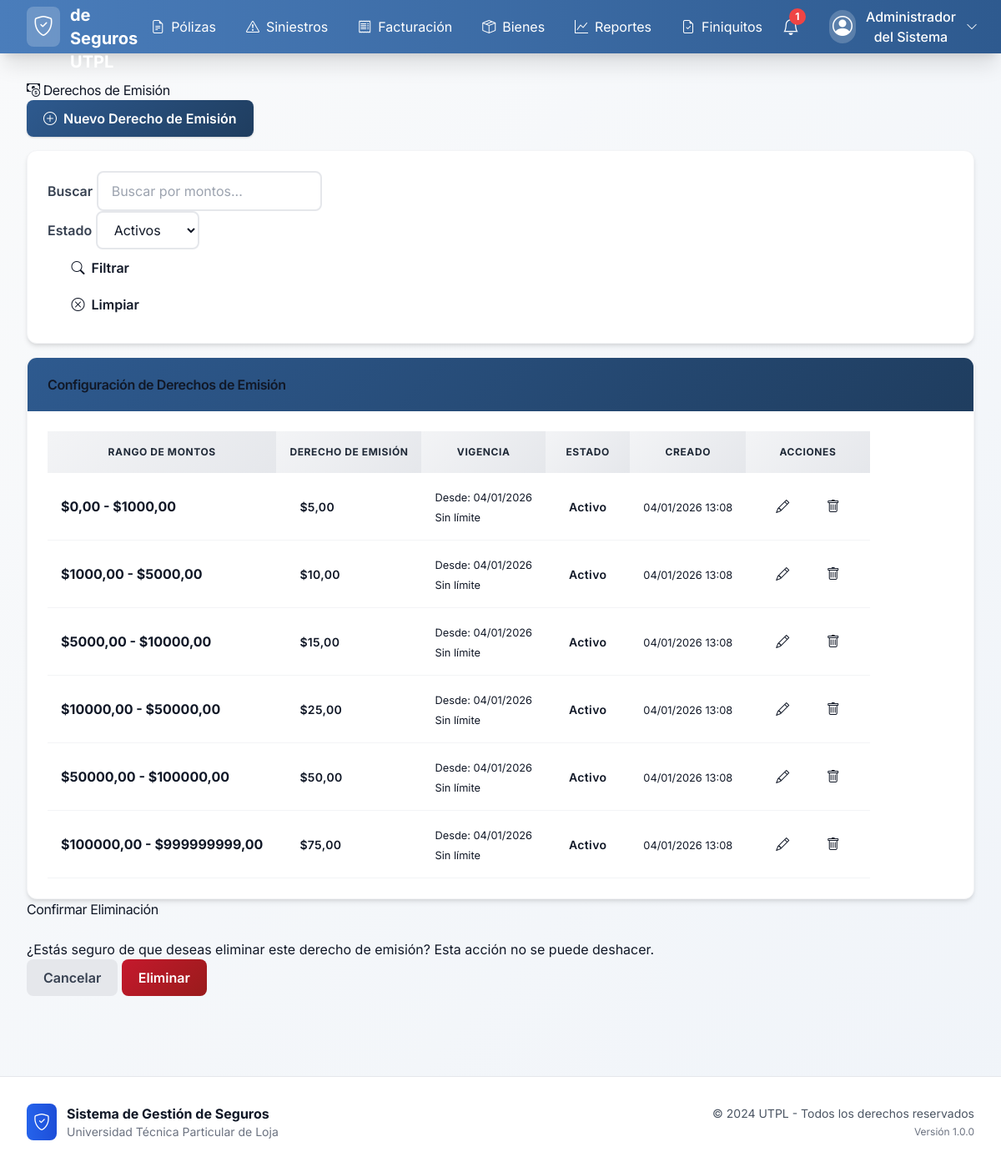
/companies/emission-rights/ (signed in), run on an earlier commit of the app's database.
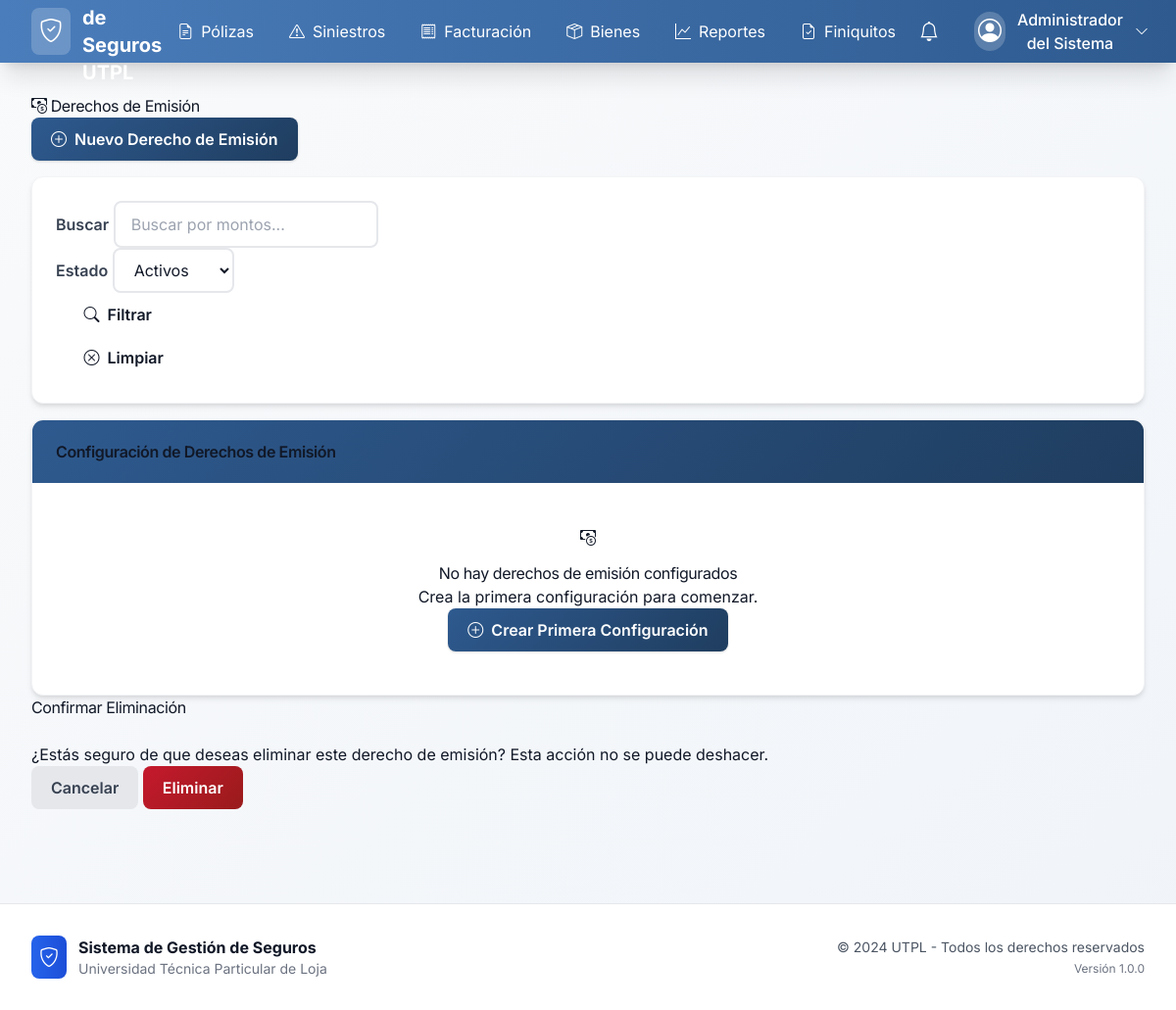
And on a later commit of the database.
### companies/models.py (models this page shows, shortened)
class EmissionRights(models.Model):
    min_amount = models.DecimalField(
        _('Monto mínimo'),
        max_digits=12,
        decimal_places=2,
        help_text=_('Monto mínimo del rango (incluyente)')
    )
    max_amount = models.DecimalField(
        _('Monto máximo'),
        max_digits=12,
        decimal_places=2,
        help_text=_('Monto máximo del rango (incluyente)')
    )
    emission_right = models.DecimalField(
        _('Derecho de emisión'),
        max_digits=10,
        decimal_places=2,
        help_text=_('Valor del derecho de emisión para este rango')
    )
    is_active = models.BooleanField(
        _('Activo'),
        default=True,
        help_text=_('Si está activo para cálculos')
    )
    valid_from = models.DateField(
        _('Válido desde'),
        default=timezone.now,
        help_text=_('Fecha desde la cual aplica esta configuración')
    )
    valid_until = models.DateField(
        _('Válido hasta'),
        null=True,
        blank=True,
        help_text=_('Fecha hasta la cual aplica (opcional)')
    )
    created_at = models.DateTimeField(_('Creado'), auto_now_add=True)
    updated_at = models.DateTimeField(_('Actualizado'), auto_now=True)
    created_by = models.ForeignKey(
        'accounts.UserProfile',
        on_delete=models.SET_NULL,
        null=True,
        verbose_name=_('Creado por'),
        related_name='emission_rights_created'
    )
    objects = EmissionRightsManager()
    class Meta:
        verbose_name = _('Derecho de Emisión')
        verbose_name_plural = _('Derechos de Emisión')
        ordering = ['min_amount', 'valid_from']
        constraints = [
            models.CheckConstraint(
                condition=models.Q(max_amount__gt=models.F('min_amount')),
                name='emission_rights_min_less_than_max'
            ),
            models.CheckConstraint(
                condition=models.Q(emission_right__gte=0),
                name='emission_rights_positive'
            )
        ]
    @property
    def is_currently_valid(self):
        today = timezone.now().date()
        return (self.valid_from <= today and
                (self.valid_until is None or self.valid_until >= today) and
                self.is_active)

### companies/views.py (the view)
# urls.py: path('emission-rights/', views.emission_rights_list, name='emission_rights_list'),
@login_required
def emission_rights_list(request):
    if not request.user.get_role_permissions().__contains__('insurance_companies_read'):
        messages.error(request, _('No tienes permisos para ver la configuración financiera.'))
        return redirect('accounts:dashboard')
    is_active = request.GET.get('is_active', 'true')
    search = request.GET.get('search', '')
    queryset = EmissionRights.objects.all()
    if is_active == 'true':
        queryset = queryset.filter(is_active=True)
    elif is_active == 'false':
        queryset = queryset.filter(is_active=False)
    if search:
        queryset = queryset.filter(
            Q(min_amount__icontains=search) |
            Q(max_amount__icontains=search) |
            Q(emission_right__icontains=search)
        )
    emission_rights = queryset.order_by('-valid_from', 'min_amount')
    context = {
        'emission_rights': emission_rights,
        'is_active_filter': is_active,
        'search': search,
        'title': _('Derechos de Emisión'),
    }
    return render(request, 'companies/emission_rights_list.html', context)

### accounts/context_processors.py (called while the page is built, shortened)
def user_permissions(request):
    if request.user.is_authenticated and isinstance(request.user, UserProfile):
        unread_notifications_count = request.user.notifications.filter(is_read=False).count()
        recent_notifications = request.user.notifications.filter(is_read=False)[:5]
        return {
            'user_permissions': request.user.get_role_permissions(),
            'user_role': request.user.role,
            'user_full_name': request.user.get_full_name(),
            'unread_notifications_count': unread_notifications_count,
            'recent_notifications': recent_notifications,
        }

### accounts/models.py (called while the page is built)
    def get_full_name(self):
        if self.full_name:
            return self.full_name
        return super().get_full_name() or self.username

### templates/companies/emission_rights_list.html (shortened to what the changed rows need)
{% extends 'base.html' %}
{% load static %}
{% block content %}
<div class="row">
    <div class="col-12">
        <div class="d-flex justify-content-between align-items-center mb-4">
            <h1>
                <i class="bi bi-cash-coin"></i> Derechos de Emisión
            </h1>
        </div>
    </div>
</div>
<div class="row">
    <div class="col-12">
        <div class="card">
            <div class="card-body">
                {% if emission_rights %}
                <div class="table-responsive">
                    <table class="table table-hover">
                        <thead class="table-light">
                            <tr>
                                <th>Rango de Montos</th>
                                <th>Derecho de Emisión</th>
                                <th>Vigencia</th>
                                <th>Estado</th>
                                <th>Creado</th>
                                <th>Acciones</th>
                            </tr>
                        </thead>
                        <tbody>
                            {% for emission_right in emission_rights %}
                            <tr>
                                <td>
                                    <strong>${{ emission_right.min_amount|floatformat:2 }} - ${{ emission_right.max_amount|floatformat:2 }}</strong>
                                </td>
                                <td>
                                    <span class="badge bg-info">${{ emission_right.emission_right|floatformat:2 }}</span>
                                </td>
                                <td>
                                    <small>
                                        Desde: {{ emission_right.valid_from|date:"d/m/Y" }}<br>
                                        {% if emission_right.valid_until %}
                                        Hasta: {{ emission_right.valid_until|date:"d/m/Y" }}
                                        {% else %}
                                        <span class="text-muted">Sin límite</span>
                                        {% endif %}
                                    </small>
                                </td>
                                <td>
                                    {% if emission_right.is_currently_valid %}
                                        <span class="badge bg-success">Activo</span>
                                    {% else %}
                                        <span class="badge bg-secondary">Inactivo</span>
                                    {% endif %}
                                </td>
                                <td>
                                    <small>{{ emission_right.created_at|date:"d/m/Y H:i" }}</small>
                                </td>
                                <td>
                                    {% if 'insurance_companies_write' in user_permissions %}
                                    <div class="btn-group btn-group-sm">
                                        <a href="{% url 'companies:emission_rights_edit' emission_right.pk %}"
                                           class="btn btn-outline-primary">
                                            <i class="bi bi-pencil"></i>
                                        </a>
                                        <button class="btn btn-outline-danger"
                                                onclick="confirmDelete('{% url 'companies:emission_rights_delete' emission_right.pk %}')">
                                            <i class="bi bi-trash"></i>
                                        </button>
                                    </div>
                                    {% endif %}
                                </td>
                            </tr>
                            {% endfor %}
                        </tbody>
                    </table>
                </div>
                {% else %}
                <div class="text-center py-5">
                    <i class="bi bi-cash-coin fs-1 text-muted"></i>
                    <h5 class="text-muted mt-3">No hay derechos de emisión configurados</h5>
                    <p class="text-muted">Crea la primera configuración para comenzar.</p>
                    {% if 'insurance_companies_write' in user_permissions %}
                    <a href="{% url 'companies:emission_rights_create' %}" class="btn btn-primary">
                        <i class="bi bi-plus-circle"></i> Crear Primera Configuración
                    </a>
                    {% endif %}
                </div>
                {% endif %}
            </div>
        </div>
    </div>
</div>
{% endblock %}

### templates/base.html (shortened to what the changed rows need)
{% load static %}
<!DOCTYPE html>
<html lang="es">
<head>
    <script src="https://cdn.tailwindcss.com"></script>
    <link href="https://cdn.jsdelivr.net/npm/bootstrap-icons@1.10.0/font/bootstrap-icons.css" rel="stylesheet">
    <link href="{% static 'css/style.css' %}" rel="stylesheet">
</head>
<body class="bg-gradient-to-br from-gray-50 to-blue-50 min-h-screen" style="background: linear-gradient(to bottom right, #f9fafb 0%, #f0f4f9 100%);">
    <nav class="shadow-xl sticky top-0 z-50" style="background: linear-gradient(to right, #4a7dbb 0%, #2e5a8f 100%);">
        <div class="max-w-7xl mx-auto px-4 sm:px-6 lg:px-8">
            <div class="flex items-center justify-between h-16">
                {% if user.is_authenticated and user_permissions %}
                <div class="flex items-center space-x-4">
                    <div class="relative" x-data="{ open: false }">
                        <button @click="open = !open" class="relative p-2 text-white hover:bg-white/10 rounded-lg transition-all">
                            <i class="bi bi-bell text-xl"></i>
                            {% if unread_notifications_count > 0 %}
                            <span class="absolute top-0 right-0 h-5 w-5 bg-red-500 rounded-full flex items-center justify-center text-xs font-bold">
                                {{ unread_notifications_count }}
                            </span>
                            {% endif %}
                        </button>
                    </div>
                </div>
                {% endif %}
            </div>
        </div>
    </nav>
    <main class="max-w-7xl mx-auto px-4 sm:px-6 lg:px-8 py-8">
        <div class="fade-in">
            {% block content %}{% endblock %}
        </div>
    </main>
</body>
</html>

What changed in the data, as far as the page shows it:
removed EmissionRights: min_amount "0,00", max_amount "1000,00", emission_right "5,00", valid_from "04/01/2026", shows "Sin límite", is_active "Activo", created_at "04/01/2026 13:08"
removed EmissionRights: min_amount "1000,00", max_amount "5000,00", emission_right "10,00", valid_from "04/01/2026", shows "Sin límite", is_active "Activo", created_at "04/01/2026 13:08"
removed EmissionRights: min_amount "5000,00", max_amount "10000,00", emission_right "15,00", valid_from "04/01/2026", shows "Sin límite", is_active "Activo", created_at "04/01/2026 13:08"
removed EmissionRights: min_amount "10000,00", max_amount "50000,00", emission_right "25,00", valid_from "04/01/2026", shows "Sin límite", is_active "Activo", created_at "04/01/2026 13:08"
removed EmissionRights: min_amount "50000,00", max_amount "100000,00", emission_right "50,00", valid_from "04/01/2026", shows "Sin límite", is_active "Activo", created_at "04/01/2026 13:08"
removed EmissionRights: min_amount "100000,00", max_amount "999999999,00", emission_right "75,00", valid_from "04/01/2026", shows "Sin límite", is_active "Activo", created_at "04/01/2026 13:08"
Also different on the page:
{{ unread_notifications_count }}: "1" → (not shown)
text no longer shown: "RANGO DE MONTOS DERECHO DE EMISIÓN VIGENCIA ESTADO CREADO ACCIONES"
text now shown: "No hay derechos de emisión configurados Crea la primera configuración para comenzar. Crear Primera Configuración"
